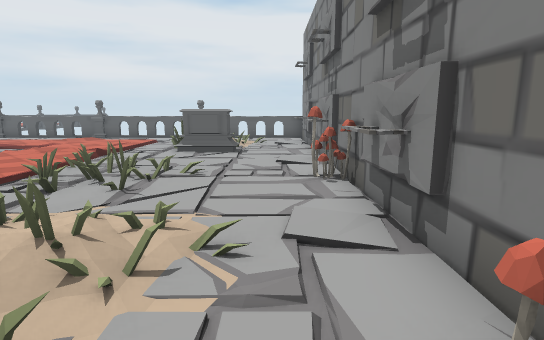
[1] (above)

15 first-person views from a walk through a Unity game level. The camera is 1.2 m above the floor, tilts 10° down and sees 80° across. The floor is counted in squares, 1 m on a side. Each view is taken from the middle of a square. On the plan, view 1 faces up. The plan holds only what a view shows up to about 14 squares ahead; the rest is blank. The place goes on beyond the plan. The player character is not drawn. Some animated figures are left out.

[2]
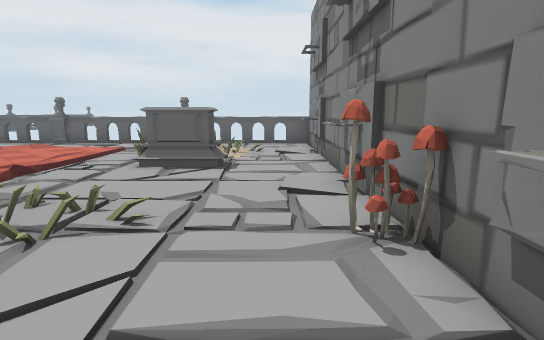

[3]
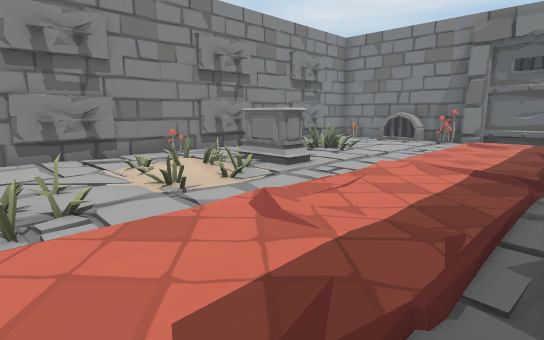

[4]
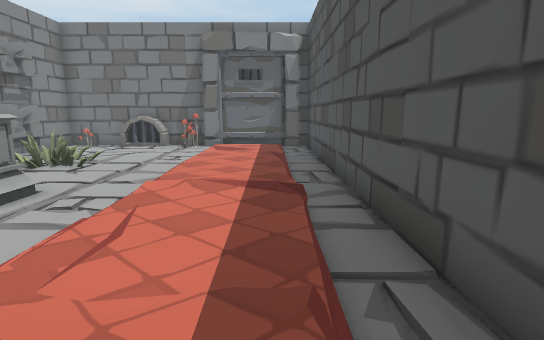

[5]
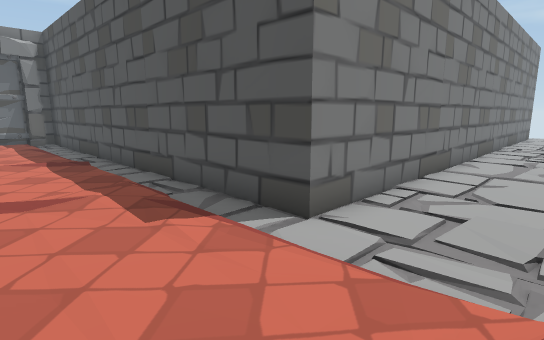

[6]
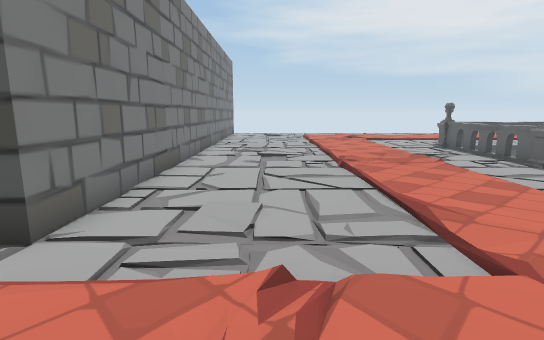

[7]
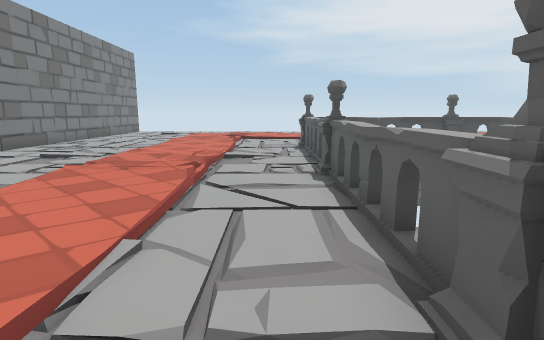

[8]
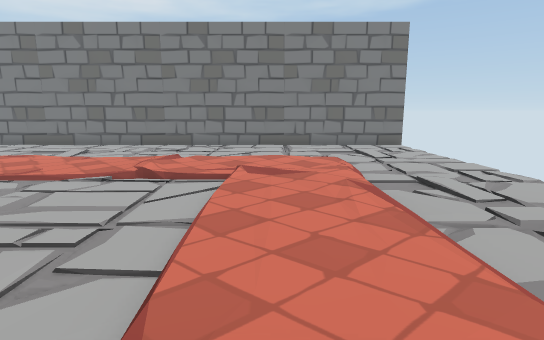

[9]
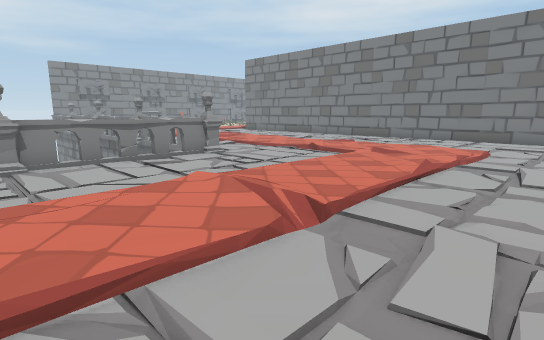

[10]
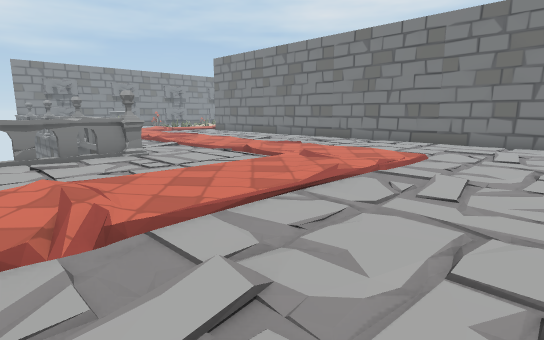

[11]
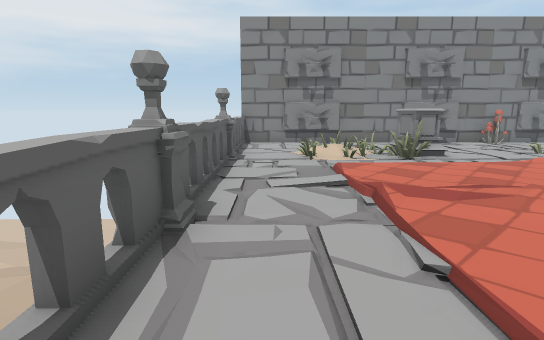

[12]
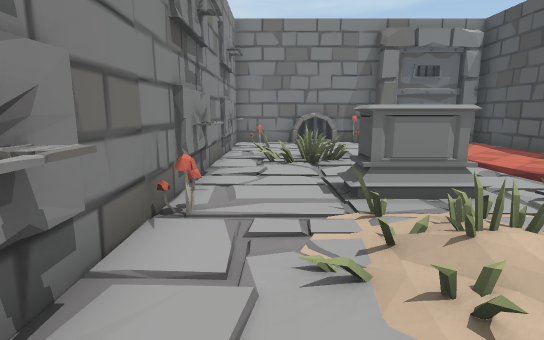

[13]
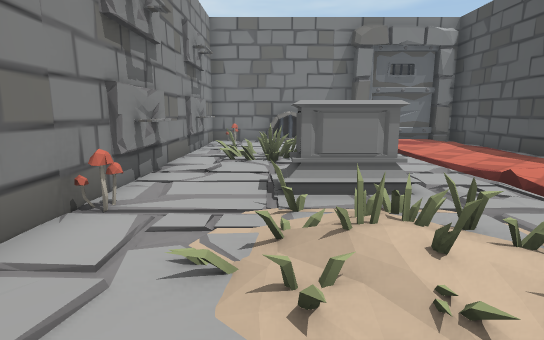

[14]
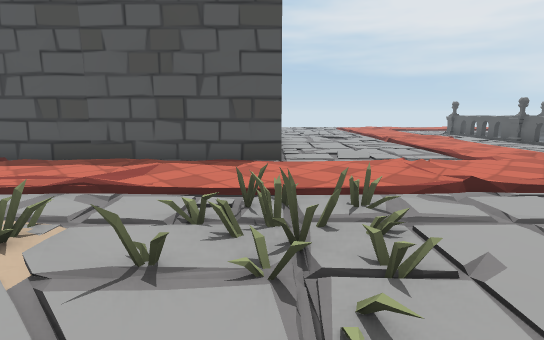

[15]
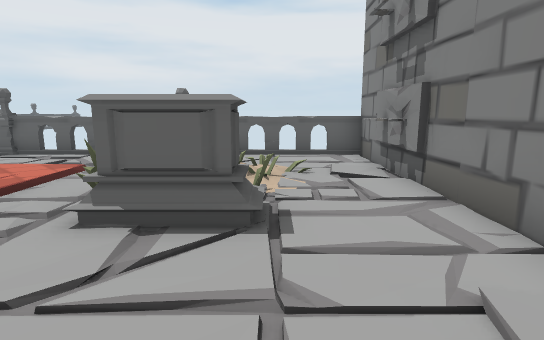

### Floor plan
Key: @ floor where view 1 was taken; # wall or solid block; x gap in a wall; . main floor; : floor 0.25 m higher than the main floor; / step, stairs or slope; = window, fence, low wall or low ledge; ^ raised ledge; v drop or lower ground; M mushroom; O other object.
Columns run from 29 left of view 1 to 2 right of it. Each row starts with its distance up from view 1.
 22   . /.... xv            vvv
 21    //::/..#v           vvv
 20  .../../..xv           vv
 19   .//::/..=v
 18  ..//../..xv
 17  .........xv   v
 16  ..//../..##xx#=#xxx=#xx#=#xxx=#
 15  .../..........................#
 14  .../:./.................../..##
 13  ..//...::.....::..........:/.##
 12  ........:...::.:...:::././/...#
 11  ...///////.//////////:./.OOO..#
 10  ...../........./......./.OO...#
  9  ......................:/.....##
  8  ......................./.....##
  7  .................... .........#
  6 #####################.........M#
  5                     #.:.......##
  4                     #.::......##
  3                     #.:.:.//..##
  2                     #.::...//..#
  1                     #.../.....M#
  0                     #./:/.OOO@##
 -1                     #.::......##
 -2                     #.........##
 -3                     #..........#
 -4                     #..........#
 -5                     #.:.......##
 -6                     #.:::.....##
 -7                     #..........#
 -8                     ######M^=.O#
 -9                          ##^####

Positions as (right, up) in squares from view 1, and headings:
1: (0, 0), facing up
2: (0, 3), facing up
3: (-8, 6), facing down-right
4: (-7, 5), facing down
5: (-5, 9), facing down-left
6: (-5, 9), facing left
7: (-7, 15), facing left
8: (-23, 20), facing down
9: (-27, 22), facing down-right
10: (-28, 20), facing down-right
11: (-12, 15), facing right
12: (0, 5), facing down
13: (-1, 5), facing down
14: (0, 6), facing left
15: (-1, 7), facing up
